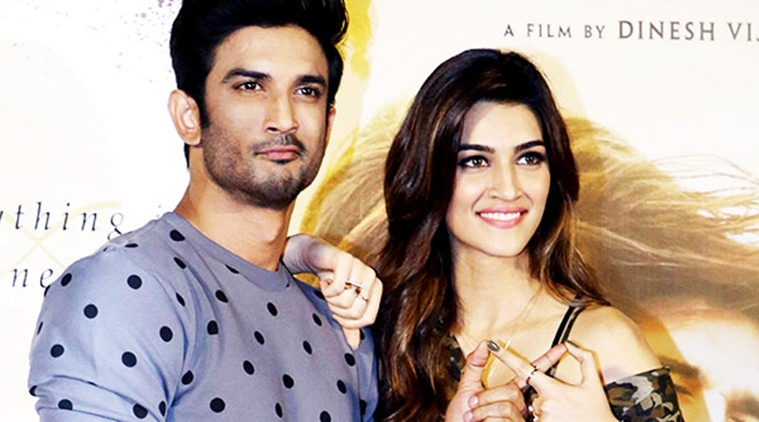
#> input picture ss.jpg, 759 x 422 px, found by its file name
$ python Face_detector.py
#> lines starting #> are read from the running program, lines starting #| are printed output that depends on the picture; after the words box and inside, x2 and y2 are one past the last pixel; in counts of white or black regions, pixels touching at a corner belong together
import cv2
face_cascade = cv2.CascadeClassifier('haarcascade_frontalface_default.xml')
img = cv2.imread('C:/Users/zahid/Desktop/ss.jpg')
#> img is the input picture: shape (422, 759, 3); mean B, G, R 158.3, 168.5, 184.4
gray = cv2.cvtColor(img, cv2.COLOR_BGR2GRAY)
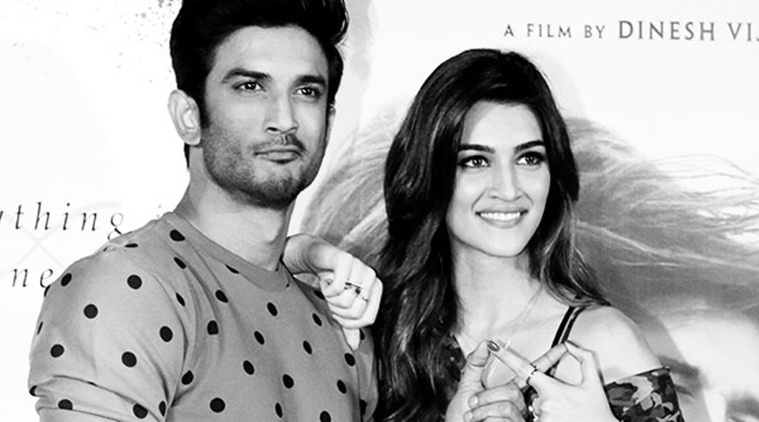
#> gray: shape (422, 759); min 0, max 255, mean 172.1
faces = face_cascade.detectMultiScale(gray, 1.1, 4)
#> faces = [[437, 109, 134, 134], [198, 29, 159, 159]]
for (x, y, w, h) in faces:
    cv2.rectangle(img, (x, y), (x+w, y+h), (255, 0, 0))
#> this loop made 2 passes
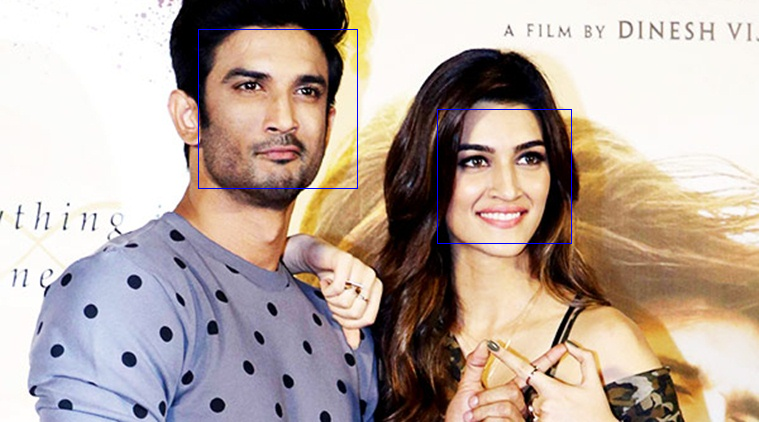
#> img: shape (422, 759, 3); 0.37% of pixels changed, all inside (x1, y1, x2, y2) = (198, 29, 572, 244)
cv2.imshow('img', img)
cv2.waitKey()
